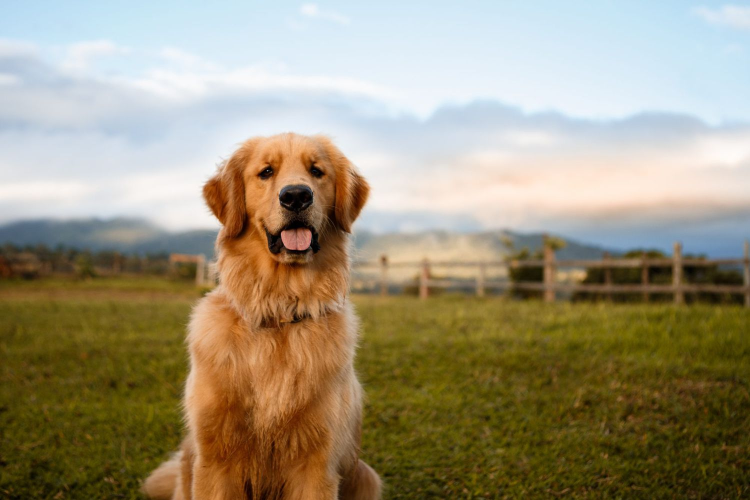
#> input picture OpenCV/OpenCV Study/data/dog.jpg, 1500 x 1000 px (shown at 1/2 size)
$ python edge_detector.py
#> lines starting #> are read from the running program, lines starting #| are printed output that depends on the picture; after the words box and inside, x2 and y2 are one past the last pixel; in counts of white or black regions, pixels touching at a corner belong together
import os
import cv2
import numpy as np

img = cv2.imread(os.path.join(".", "data", "dog.jpg"))
#> img is the input picture: shape (1000, 1500, 3); mean B, G, R 121.6, 147.1, 157.3
img = cv2.resize(img, (600, 450))
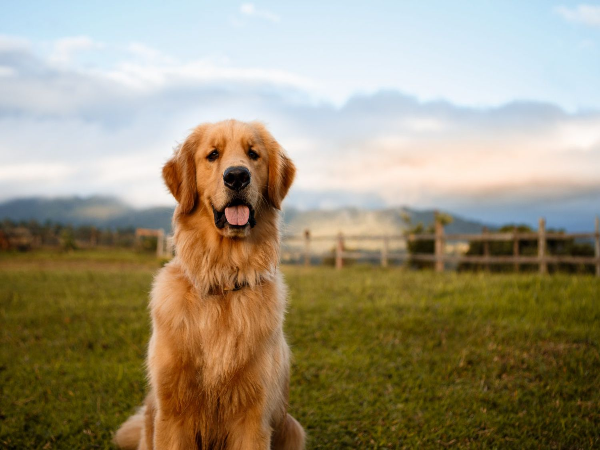
#> img: shape (450, 600, 3); mean B, G, R 121.5, 147, 157.3

img_edge = cv2.Canny(img, 100, 200)
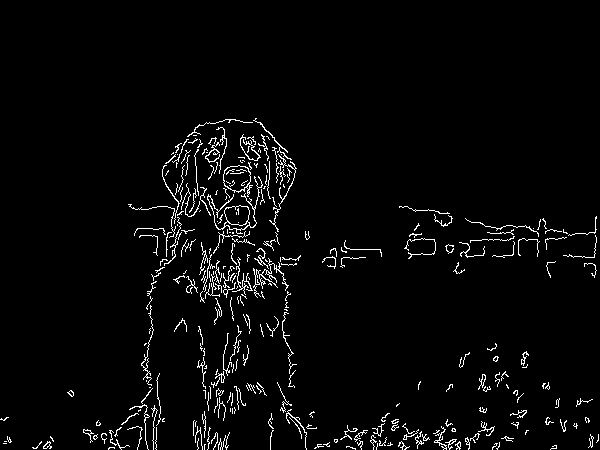
#> img_edge: shape (450, 600); 3.2% white in thin lines or dots, all inside (x1, y1, x2, y2) = (0, 118, 599, 450)

img_edge_d = cv2.dilate(img_edge, np.ones((2,2), dtype=np.int8))
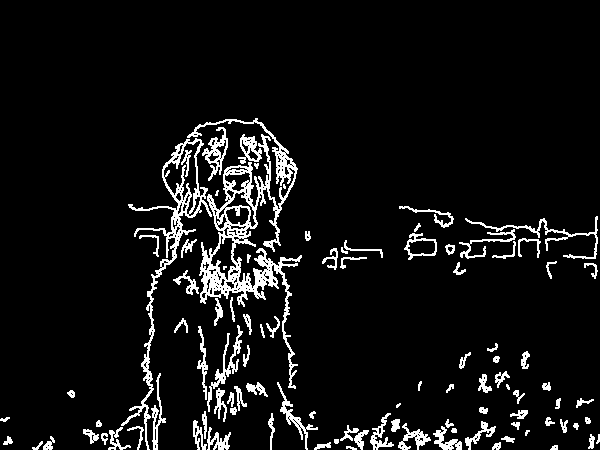
#> img_edge_d: shape (450, 600); 7% white in thin lines or dots, all inside (x1, y1, x2, y2) = (0, 118, 600, 450)

img_edge_e = cv2.erode(img_edge_d, np.ones((2,2), dtype=np.int8))
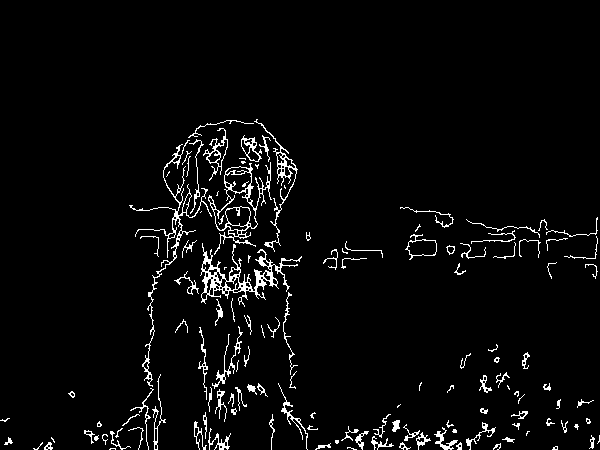
#> img_edge_e: shape (450, 600); 3.8% white in thin lines or dots, all inside (x1, y1, x2, y2) = (0, 119, 600, 450)

cv2.imshow("edges_canny", img_edge)
cv2.imshow("dilated", img_edge_d)
cv2.imshow("erode", img_edge_e)
cv2.waitKey(0)

$ run again, with OpenCV/OpenCV Study/data/bird.jpg copied over OpenCV/OpenCV Study/data/dog.jpg
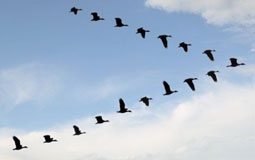
#> input picture OpenCV/OpenCV Study/data/bird.jpg, 255 x 160 px
#> img is the input picture: shape (160, 255, 3); mean B, G, R 211.5, 190.6, 173
#> img: shape (450, 600, 3)
#> `img_edge = cv2.Canny(img, 100, 200)`:
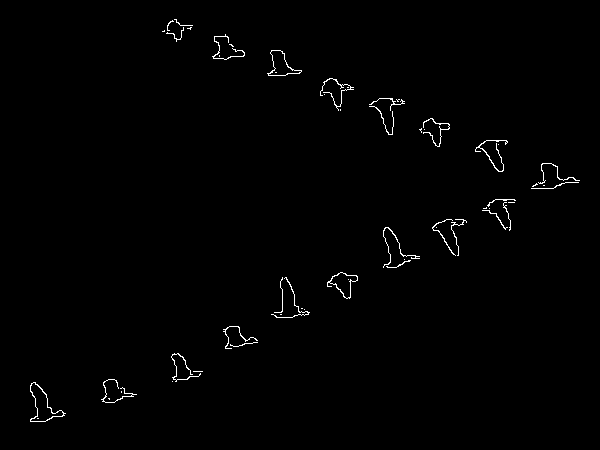
#> img_edge: shape (450, 600); 0.82% white in thin lines or dots, all inside (x1, y1, x2, y2) = (30, 19, 580, 422)
#> img_edge_d: shape (450, 600); 1.7% white in thin lines or dots, all inside (x1, y1, x2, y2) = (30, 19, 581, 423)
#> `img_edge_e = cv2.erode(img_edge_d, np.ones((2,2), dtype=np.int8))`:
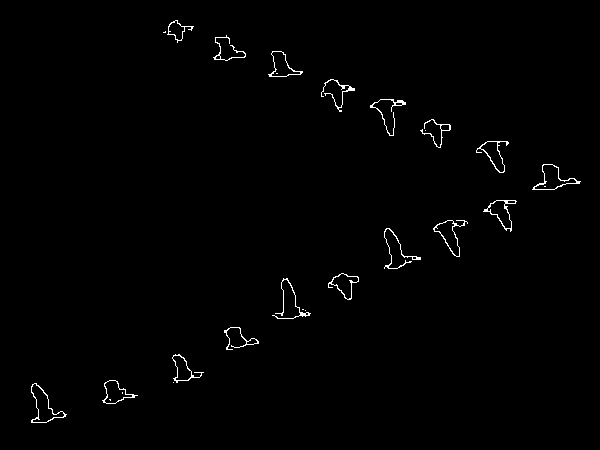
#> img_edge_e: shape (450, 600); 0.88% white in thin lines or dots, all inside (x1, y1, x2, y2) = (31, 20, 581, 423)

$ run again, with OpenCV/OpenCV Study/data/mrrobot.jpg copied over OpenCV/OpenCV Study/data/dog.jpg
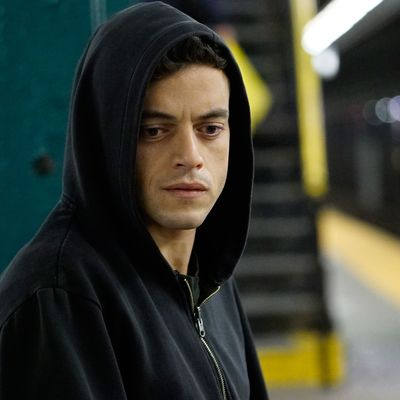
#> input picture OpenCV/OpenCV Study/data/mrrobot.jpg, 400 x 400 px
#> img is the input picture: shape (400, 400, 3); mean B, G, R 52.1, 61.9, 58.4
#> img: shape (450, 600, 3)
#> `img_edge = cv2.Canny(img, 100, 200)`:
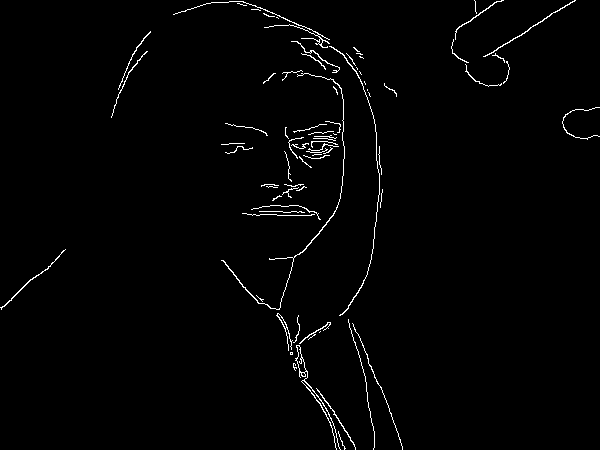
#> img_edge: shape (450, 600); 1.5% white in thin lines or dots
#> img_edge_d: shape (450, 600); 3.2% white in thin lines or dots
#> `img_edge_e = cv2.erode(img_edge_d, np.ones((2,2), dtype=np.int8))`:
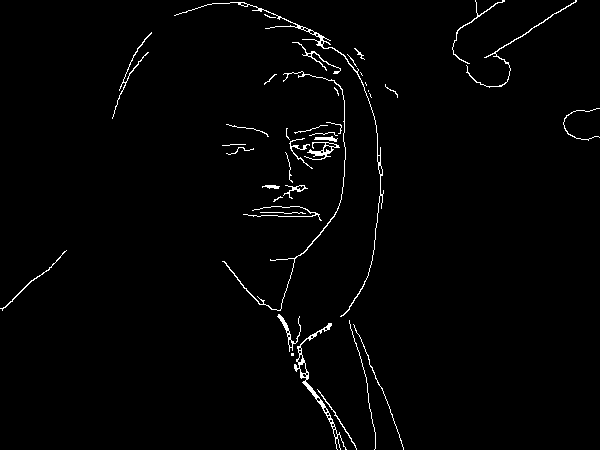
#> img_edge_e: shape (450, 600); 1.6% white in thin lines or dots
